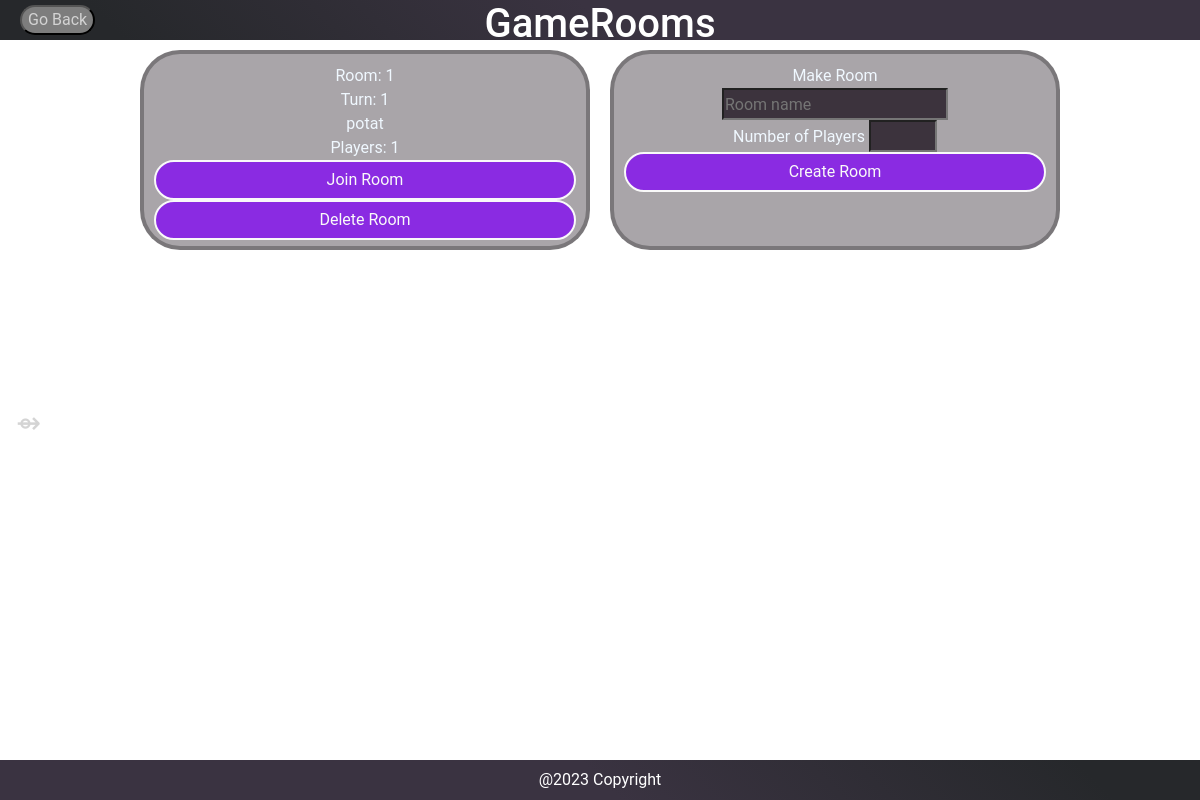
The app's page /rooms (signed in), older data.
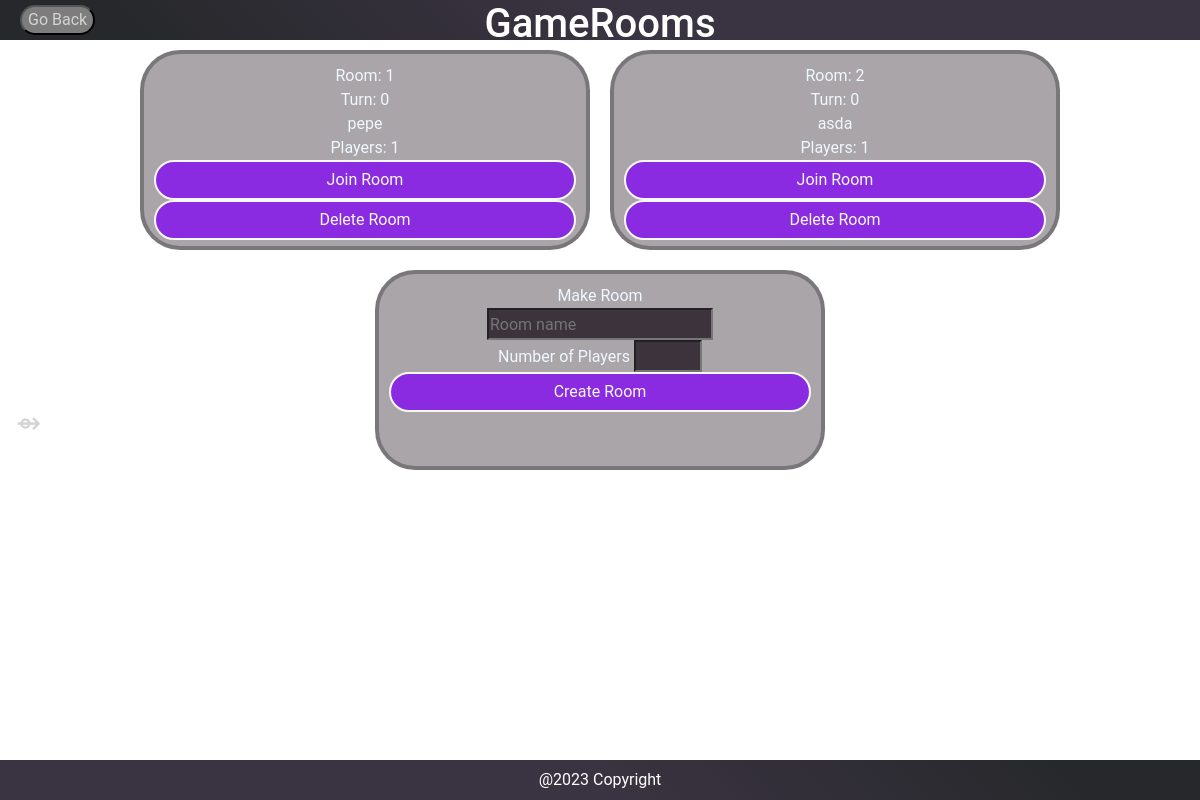
The same page, newer data.
### app/models.py (models this page shows, shortened)
class GameRoom(db.Model):
    username = db.Column(
        db.String(64), db.ForeignKey("user.username"), index=True
    )
    roomID = db.Column(db.Integer, unique=True, primary_key = True)
    roomName = db.Column(db.String(30))
    playerNumber = db.Column(db.Integer)
    turnNumber = db.Column(db.Integer)
    scenario = db.Column(db.String)

### app/routes.py (the view)
@app.route("/rooms", methods=['GET', 'POST'])
@login_required
def rooms():
    return handleRooms()

### app/controller.py (called while the page is built)
def handleRooms():
    user = User.query.filter_by(username=current_user.username).first_or_404()
    rooms = GameRoom.query.all()
    return render_template('rooms.html', user=user, rooms=rooms)

### app/models.py (called while the page is built)
    @login.user_loader
    def load_user(id):
        return User.query.get(int(id))

### app/templates/rooms.html (shortened to what this page needs)
{% extends 'baseHTML.html' %}
    {%block main%}
    <div class="container-fluid" id="topPage" >
        <button onclick = "window.open('/index', '_parent')" id="GRbackButton" class="backButton"> Go Back</button>
        <h1 style="color:white">GameRooms</h1>
    </div>
    <div id="midPage" class="container-fluid">
        <span style="text-align: left; position:absolute; top: 50%; left: 2vh; font-size:30px;cursor:pointer;color: #d4d4d4;" onclick="toggleNav()">&#8692;</span>
        <div class="centerItems" >
            {%for room in rooms%}
            <div class="gameNodes">Room: {{room.roomID}}<br>Turn: {{room.turnNumber}} <br> {{room.roomName}} <br> Players: {{room.playerNumber}} <br>
                <form action="{{ url_for('joinRoom')}}" method="POST">
                    <input type="submit" value="Join Room">
                  </form>
                <form action="{{ url_for('deleteRoom')}}" method="POST">
                    <input type="submit" value="Delete Room">
                  </form>
            </div>
            {%endfor%}
            <div class="gameNodes">
                <div>
                    <form action="{{ url_for('createRoom', username=user.username) }}" method="POST">
                        Make Room<br>
                        <input type="text" name="room_name" placeholder="Room name" required><br>
                        Number of Players
                        <input type="number" name="num_players" min="1" max="4" required><br>
                        <input type="submit" value="Create Room">
                    </form>
                </div>
            </div>
        </div>
    </div>
    <div class="container-fluid" id="botPage">
        <div style="padding-top: 1vh; color:white">@2023 Copyright</div>
    </div>
{% endblock %}

### app/templates/baseHTML.html (shortened to what this page needs)
<!DOCTYPE html>
<html lang="en">
<head>
    <link href="https://cdn.jsdelivr.net/npm/bootstrap@5.2.3/dist/css/bootstrap.min.css" rel="stylesheet">
    <link href='https://unpkg.com/boxicons@2.1.4/css/boxicons.min.css' rel='stylesheet'>
    <link rel="stylesheet" href="{{ url_for('static', filename='css/loginPage.css') }}">
    <link rel="stylesheet" href="{{ url_for('static', filename='css/signup.css') }}">
    <link rel="stylesheet" href="{{ url_for('static', filename='css/mainPageStyle.css') }}">
    <link rel="stylesheet" href="{{ url_for('static', filename='css/welcomePage.css') }}">
    <link rel="stylesheet" href="{{ url_for('static', filename='css/profile.css') }}">
</head>
<body>
{% block main %}
{% endblock %}
</body>
</html>

### app/static/css/loginPage.css (style rules this page uses)
input[type="submit"] { height: 40px; width: 100%; border: 2px solid; background: blueviolet; color: #f9f9f9; font: 18px; border-radius: 25px; cursor: pointer; outline: none; }

### app/static/css/signup.css (style rules this page uses)
input[type="submit"] { height: 40px; width: 100%; border: 2px solid; background: blueviolet; color: #f9f9f9; font: 18px; border-radius: 25px; cursor: pointer; outline: none; }

### app/static/css/mainPageStyle.css (style rules this page uses)
:root { --primary-color: #3a3341; --secondary-color: #26282B; --text-color: #ffffff; }
body { background: linear-gradient(225deg,rgb(63, 55, 71) 50%,rgb(38, 40, 43) 90%); font-family: 'Roboto', sans-serif; margin: 0; padding: 0; height: 100vh; }
#midPage { background-color: white; height: 90vh; text-align: center; animation-name: backgroundAni,entrance; animation-duration: 20s,2s; animation-iteration-count: infinite, 1; }
input { background-color:rgb(60, 51, 61); color: #aeaeae; height: 4vh; padding:1px; font-size: 2vh; }
#GRbackButton { position: absolute; left: 20px; top: 5px; }
.backButton { border-radius: 20px; background-color: rgb(125, 125, 125); color: lightgray; }
.gameNodes { border: rgb(52, 52, 52,0.4) 4px solid; border-radius: 40px; height: 200px; width: 450px; background-color: rgb(41, 32, 41, 0.4); color: aliceblue; padding: 10px; margin:10px; font-size:medium; }
#topPage { background-image: linear-gradient(225deg,var(--primary-color) 50%,var(--secondary-color) 90%); }
#botPage { background-image: linear-gradient(45deg,var(--primary-color) 50%,var(--secondary-color) 90%); }
#botPage, #topPage { text-align: center; height: 5vh; }
#midPage { max-height: 90vh; overflow-y: auto; }
.centerItems { display: flex; flex-wrap: wrap; justify-content: center; align-items: center; }

### app/static/css/profile.css (style rules this page uses)
body { background-image: url("/static/img/test1.jpg"); }

Row changes from the older to the newer data that the page shows:
changed GameRoom id 1: turnNumber "1" → "0"; roomName "potat" → "pepe"
added GameRoom: roomID "2", turnNumber "0", roomName "asda", playerNumber "1"
